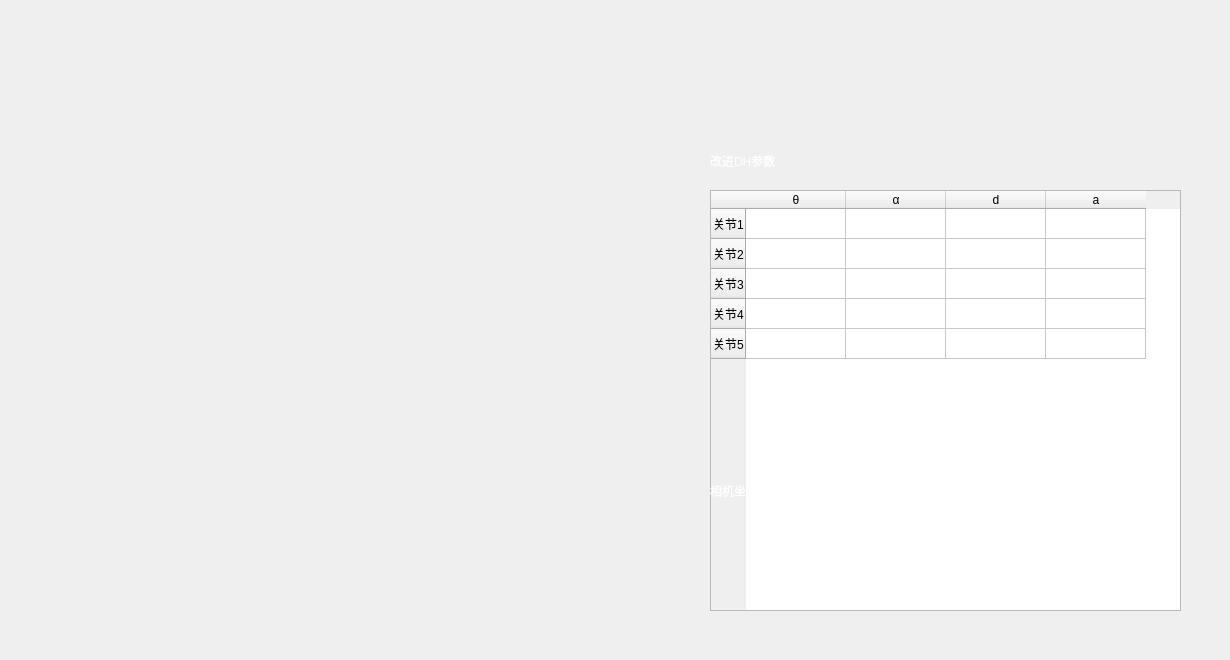
     <widget class="QWidget" name="tab_1_15">
      <attribute name="title">
       <string>机械臂模型</string>
      </attribute>
      <widget class="QLabel" name="label_130">
       <property name="geometry">
        <rect>
         <x>60</x>
         <y>100</y>
         <width>550</width>
         <height>550</height>
        </rect>
       </property>
       <property name="text">
        <string/>
       </property>
       <property name="pixmap">
        <pixmap resource="../resource/1.qrc">:/1/robotarm(1).png</pixmap>
       </property>
       <property name="scaledContents">
        <bool>true</bool>
       </property>
      </widget>
      <widget class="QWidget" name="widget_24" native="true">
       <property name="geometry">
        <rect>
         <x>700</x>
         <y>110</y>
         <width>521</width>
         <height>541</height>
        </rect>
       </property>
       <widget class="QLabel" name="label_131">
        <property name="geometry">
         <rect>
          <x>10</x>
          <y>20</y>
          <width>271</width>
          <height>61</height>
         </rect>
        </property>
        <property name="styleSheet">
         <string notr="true">color: rgb(255, 255, 255);
font: 14pt &quot;微软雅黑&quot;;
border:0px solid
</string>
        </property>
        <property name="text">
         <string>改进DH参数</string>
        </property>
       </widget>
       <widget class="QTableWidget" name="tableWidget_5">
        <property name="geometry">
         <rect>
          <x>10</x>
          <y>80</y>
          <width>471</width>
          <height>421</height>
         </rect>
        </property>
        <row>
         <property name="text">
          <string>关节1</string>
         </property>
        </row>
        <row>
         <property name="text">
          <string>关节2</string>
         </property>
        </row>
        <row>
         <property name="text">
          <string>关节3</string>
         </property>
        </row>
        <row>
         <property name="text">
          <string>关节4</string>
         </property>
        </row>
        <row>
         <property name="text">
          <string>关节5</string>
         </property>
        </row>
        <column>
         <property name="text">
          <string>θ</string>
         </property>
        </column>
        <column>
         <property name="text">
          <string>α</string>
         </property>
        </column>
        <column>
         <property name="text">
          <string>d</string>
         </property>
        </column>
        <column>
         <property name="text">
          <string>a</string>
         </property>
        </column>
       </widget>
       <widget class="QLabel" name="label_132">
        <property name="geometry">
         <rect>
          <x>10</x>
          <y>350</y>
          <width>271</width>
          <height>61</height>
         </rect>
        </property>
        <property name="styleSheet">
         <string notr="true">color: rgb(255, 255, 255);
font: 14pt &quot;微软雅黑&quot;;
border:0px solid
</string>
        </property>
        <property name="text">
         <string>相机坐标系——基准坐标其转换矩阵</string>
        </property>
       </widget>
      </widget>
     </widget>
